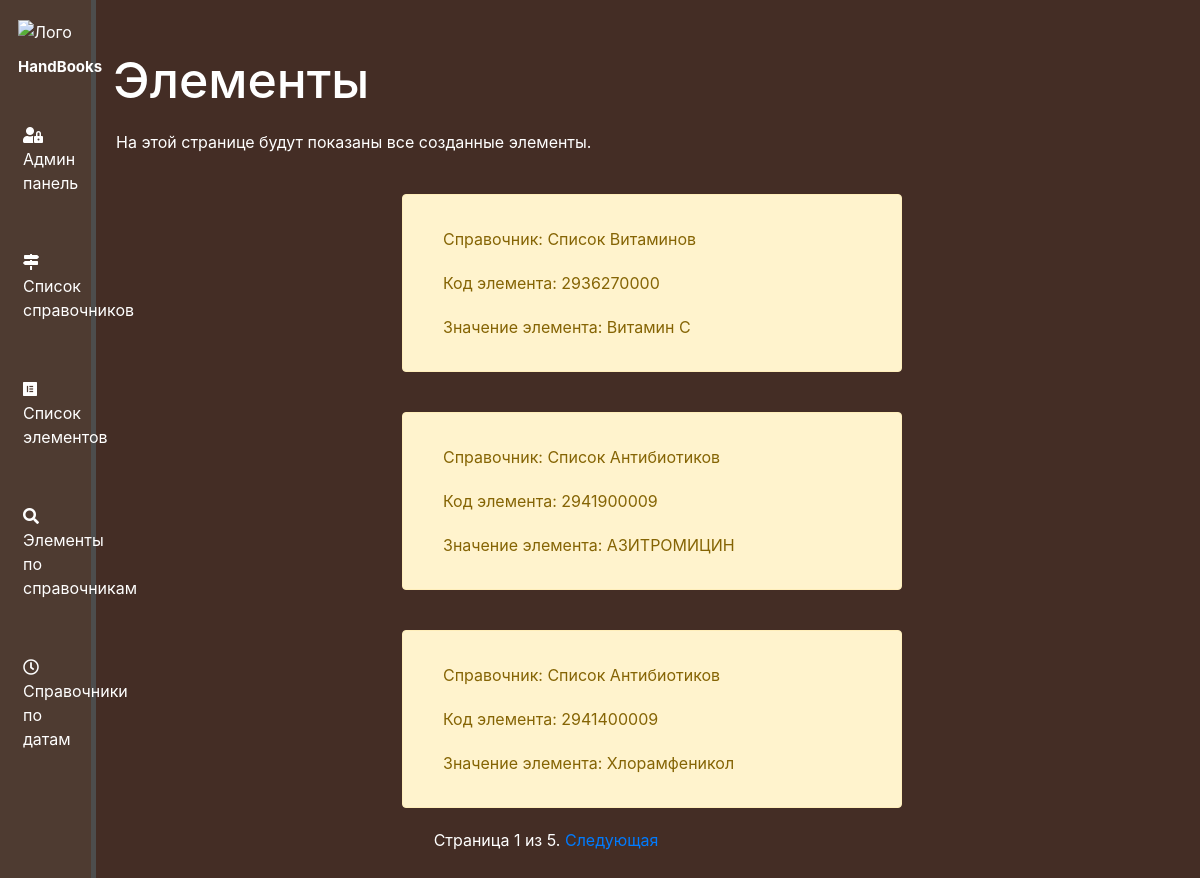
/elements, run on the app's committed database.
### handbook/models.py (models this page shows, shortened)
class Element(models.Model):
    handbook = models.ForeignKey(Handbook, on_delete=models.PROTECT, verbose_name='Родительский идентификатор',
                                 null=True, db_index=True)
    code = models.CharField('Код элемента', max_length=250)
    value = models.CharField('Значение элемента', max_length=250)
    class Meta:
        verbose_name = 'Элемент'
        verbose_name_plural = 'Элементы'

class Handbook(models.Model):
    title = models.CharField('Наименование', max_length=250, db_index=True)
    short_title = models.CharField('Короткое наименование', max_length=100)
    description = models.TextField('Описание')
    version = models.CharField('Версия', max_length=250)  # unique=True
    date = models.DateField('Дата начала действия справочника этой версии')
    def __str__(self):
        return self.title
    class Meta:
        verbose_name = 'Справочник'
        verbose_name_plural = 'Справочники'

### handbook/views.py (the view)
# urls.py: path('elements', views.elements, name='elements'),
def elements(request):
    list_elements = Element.objects.all()
    paginator = Paginator(list_elements, 3)
    page = request.GET.get('page')
    try:
        posts = paginator.page(page)
    except PageNotAnInteger:
        posts = paginator.page(1)
    except EmptyPage:
        posts = paginator.page(paginator.num_pages)
    return render(request, 'handbook/elements.html', {'posts': posts})

### handbook/templates/handbook/elements.html (shortened to what this page needs)
{% extends 'handbook/basic.html' %}
{% block content %}
<div class="features">
    <h1>Элементы</h1>
    <p>На этой странице будут показаны все созданные элементы.</p>
    {% if posts %}
            {% for post in posts %}
                <div class="alert alert-warning">
                    <p>Справочник: {{ post.handbook }}</p>
                    <p>Код элемента: {{ post.code }}</p>
                    <p>Значение элемента: {{ post.value }}</p>
                </div>
            {% endfor %}
    {% else %}
        <p>Упс, нет созданных Элементов! Перейдите в админ панель для создания!</p>
    {% endif %}
    <div id="pages" align="center">
            <span class="current">
                Страница {{ posts.number }} из {{ posts.paginator.num_pages }}.
            </span>
            {% if posts.has_next %}
                <a href="?page={{ posts.next_page_number }}">Следующая</a>
            {% endif %}
    </div>
</div>
{% endblock %}

### handbook/static/handbook/css/handbook.css (style rules this page uses)
body { background: #442d25; }
main .features { float: left; color: #fff; margin-top: 50px; width: 75%; }
main .features h1 { font-size: 50px; margin-left: 17px; }
main .features p { max-width: 600px; margin: 20px }
.alert-warning { float: left; clear: both; width: 500px; margin: 20px 34%; text-align: left; }

### data on the page
Element: handbook "Список Витаминов", code "2936270000", value "Витамин С"
Element: handbook "Список Антибиотиков", code "2941900009", value "АЗИТРОМИЦИН"
Element: handbook "Список Антибиотиков", code "2941400009", value "Хлорамфеникол"

### other printed values
{{ posts.number }} "1"
{{ posts.paginator.num_pages }} "5"
